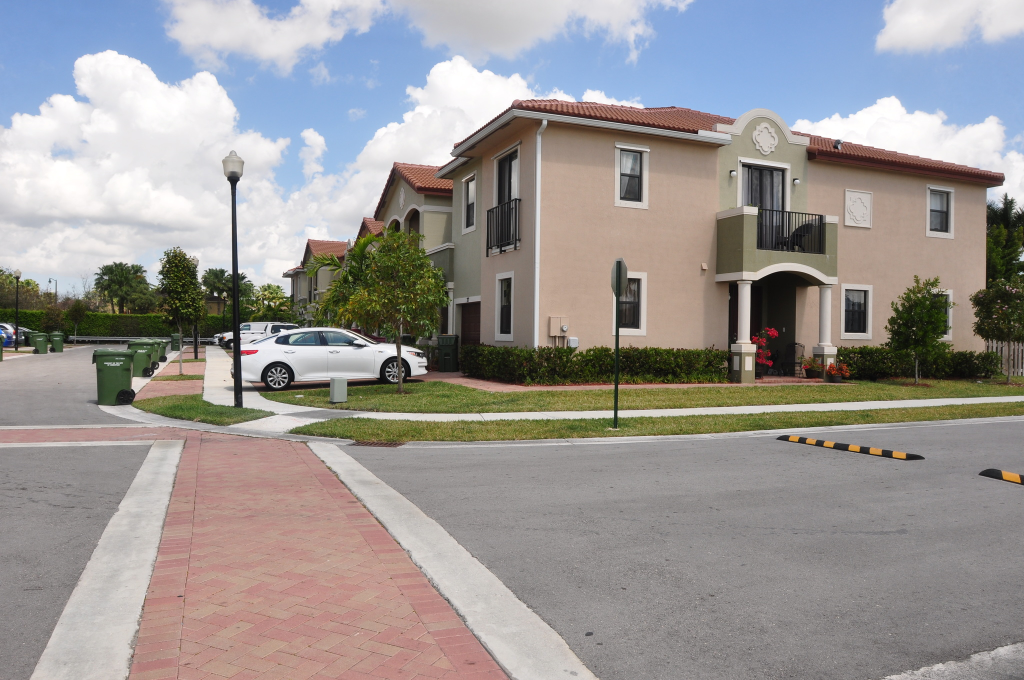
#> input picture HW3/images/Q2/3.jpg, 2048 x 1360 px, found by its file name (shown at 1/2 size)
$ jupyter execute --allow-errors OCR.ipynb   (older library calls are emulated)
#> lines starting #> are read from the running program, lines starting #| are printed output that depends on the picture; after the words box and inside, x2 and y2 are one past the last pixel; in counts of white or black regions, pixels touching at a corner belong together
#> further down, img7 is the input picture: shape (1360, 2048, 3); mean B, G, R 148.2, 149.9, 153.8
[cell 1]
import cv2
import numpy as np
import matplotlib.pyplot as plt
# from skimage.metrics import structural_similarity as ssim

[cell 2]
def reorder(coordinates):
    # Sort the four coordinates of the polygon in clockwise order
    # First, find the lowest point
    lowest_point = np.argmax(coordinates[:, 1])

    if np.count_nonzero(coordinates[:, 1] == coordinates[lowest_point, 1]) == 2:
        # If the bottom line is parallel to the x-axis, then the upper-left corner must be the first point (p0)
        p0_index = np.argmin(np.sum(coordinates, axis=1))
        p1_index = (p0_index + 1) % 4
        p2_index = (p0_index + 2) % 4
        p3_index = (p0_index + 3) % 4
        return coordinates[[p1_index, p0_index, p3_index, p2_index]]
    else:
        # Find the point that sits to the right of the lowest point
        right_of_lowest = (lowest_point - 1) % 4
        left_of_lowest = (lowest_point + 1) % 4
        angle = np.arctan(-(coordinates[lowest_point][1] - coordinates[right_of_lowest][1]) /
                          (coordinates[lowest_point][0] - coordinates[right_of_lowest][0]))

        # assert angle > 0
        if angle <= 0:
            print(angle, coordinates[lowest_point], coordinates[right_of_lowest])

        if angle / np.pi * 180 > 45:
            # This point is p2
            p2_index = lowest_point
            p1_index = (p2_index - 1) % 4
            p0_index = (p2_index - 2) % 4
            p3_index = (p2_index + 1) % 4
            return coordinates[[p1_index, p0_index, p3_index, p2_index]]
        else:
            # This point is p3
            p3_index = lowest_point
            p0_index = (p3_index + 1) % 4
            p1_index = (p3_index + 2) % 4
            p2_index = (p3_index + 3) % 4
            return coordinates[[p1_index, p0_index, p3_index, p2_index]]

[cell 3]
def Reflect101(img,filter_size):
  '''
    Do not use loop (like while and for)
    Do not use libraries
    calculate averaging filter
    input(s):
      img (ndarray): input image
      filter_size (ndarray): filter size
    output(s):
      image (ndarray): computed Reflect101
  '''
#> called with filter_size = 9
  image = np.pad(img, pad_width=((filter_size//2, filter_size//2), (filter_size//2, filter_size//2)), mode='reflect', reflect_type='odd')

  return image

[cell 4]
def Averaging_Blurring(img, filter_size):
  '''
    Do not use libraries
    input(s):
      img (ndarray): input image
      filter_size (ndarray): filter size
    output(s):
      result (ndarray): computed averaging blurring
  '''
  image = Reflect101(img, filter_size)
  result = np.zeros((img.shape))
  avg_filter = np.ones((filter_size , filter_size))/ (filter_size * filter_size)
  for i in range(img.shape[0]):
    for j in range(img.shape[1]):
      result[i,j] = np.convolve(image[i :i + filter_size , j : j + filter_size].flatten(), avg_filter.flatten() , mode='valid')
  # result[:,:] = np.convolve(image[filter_size//2 : - filter_size //2 , filter_size //2 : -filter_size //2] , avg_filter , mode='valid')

  return result

[cell 5]
import math

def calculate_distance(point1, point2):
    x1, y1 = point1
    x2, y2 = point2
    distance = math.sqrt((x2 - x1)**2 + (y2 - y1)**2)
    return distance

[cell 6]
def scan(img , kernel_size ,t_lower , t_higher , output_name):
  rectangle = False
  flag_super_no_rectangle = False
  # converting to grayscale
  gray_im = cv2.cvtColor(img, cv2.COLOR_BGR2GRAY)
  # apply gaussian blur to remove noise
  blurred_im = cv2.GaussianBlur(gray_im, kernel_size, 0)
  blurred_im = Averaging_Blurring(gray_im , kernel_size[0])
  if blurred_im.dtype != np.uint8:
    blurred_im = blurred_im.astype(np.uint8)
  edges_im_blurred = cv2.Canny(blurred_im, t_lower, t_higher)
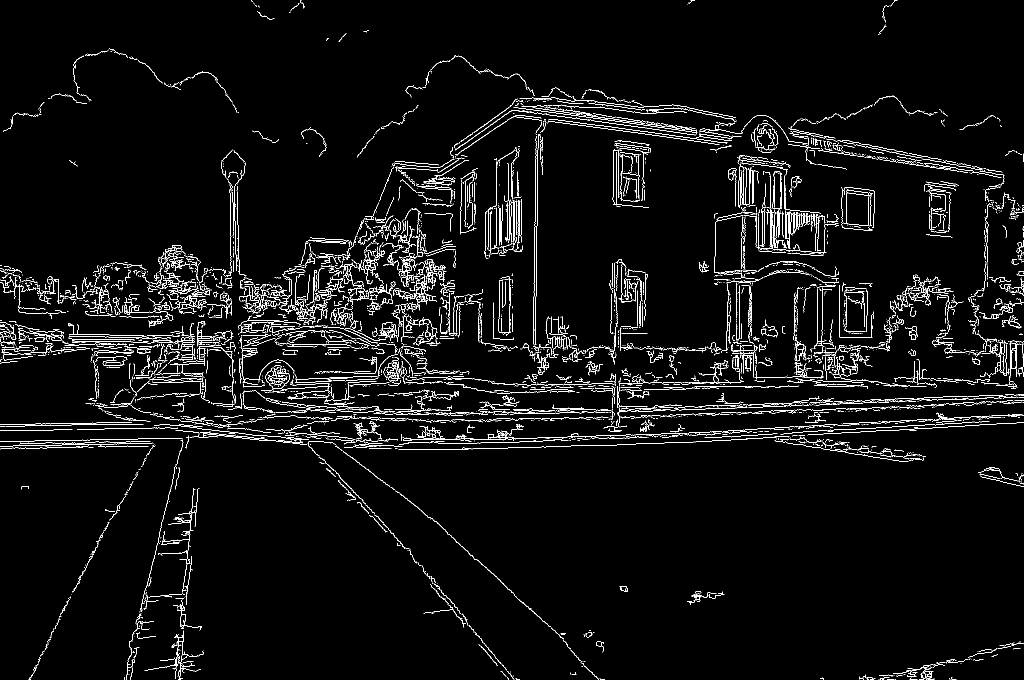
#> edges_im_blurred: shape (1360, 2048) (shown at 1/2 size); 3.8% white in thin lines or dots
  kernel = cv2.getStructuringElement(cv2.MORPH_RECT, (7, 7))
  dilated_im = cv2.dilate(edges_im_blurred, kernel, iterations=2)
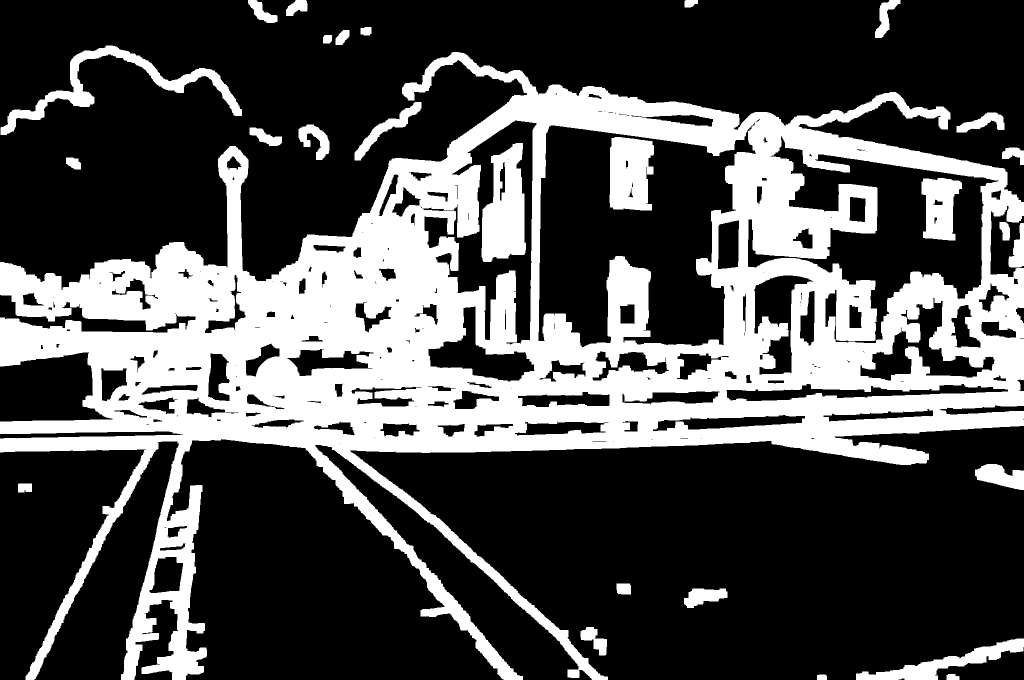
#> dilated_im: shape (1360, 2048) (shown at 1/2 size); 30.7% white; 28 white regions

  contours, hierarchy = cv2.findContours(dilated_im, cv2.RETR_EXTERNAL, cv2.CHAIN_APPROX_SIMPLE)
#> contours = 25 contours; largest, box (x1, y1, x2, y2) and area: (0, 104, 2048, 1360) 1150388, (1, 91, 484, 270) 12298, (1712, 1277, 2048, 1360) 7580, (1950, 928, 2048, 980) 3119, (709, 204, 843, 321) 3056
  card_contour = max(contours, key=cv2.contourArea)
#> card_contour = contour of 5093 points, box (x1, y1, x2, y2) (0, 104, 2048, 1360), area 1150388
  # peri = cv2.arcLength(card_contour, True)
  # card_contour = cv2.approxPolyDP(card_contour, 0.03 * peri, True)
  img_copy = img.copy()
  cv2.drawContours(img_copy, [card_contour], -1, (0, 0, 255), 2)
  hull = cv2.convexHull(card_contour)
#> hull = contour of 16 points, box (x1, y1, x2, y2) (0, 104, 2048, 1360), area 2089630
  epsilon = 0.05 * cv2.arcLength(card_contour, True)
#> epsilon = 905.3
  approx = cv2.approxPolyDP(card_contour, epsilon, True)
#> approx = [[2047, 404], [51, 1359]]
  if len(approx) != 4:
    epsilon = 0.01 * cv2.arcLength(hull, True)
#> epsilon = 56.63
    approx = cv2.approxPolyDP(hull, epsilon, True)
#> approx = [[2047, 404], [2047, 851], [1215, 1359], [51, 1359], [0, 524], [917, 104], [1791, 184]]
    if len(approx) != 4:
      rect = cv2.minAreaRect(card_contour)
#> rect = ((1023.5, 731.5), (1255, 2047), -90)
      box = cv2.boxPoints(rect)
#> box = [[2047, 1359], [-3.84e-14, 1359], [0, 104], [2047, 104]]
      box = reorder(box)
#> in reorder, `lowest_point = np.argmax(coordinates[:, 1])`: lowest_point = 0
#> in reorder, `p0_index = np.argmin(np.sum(coordinates, axis=1))`: p0_index = 2
#> in reorder, `p1_index = (p0_index + 1) % 4`: p1_index = 3
#> in reorder, `p2_index = (p0_index + 2) % 4`: p2_index = 0
#> in reorder, `p3_index = (p0_index + 3) % 4`: p3_index = 1
#> box = [[2047, 104], [0, 104], [-3.84e-14, 1359], [2047, 1359]]
      print("check")
      # flag_super_no_rectangle = True
      # x, y, w, h = cv2.boundingRect(card_contour)
    else:
      box = reorder(approx.reshape(4, 2)).astype(np.float32)
    # rect = cv2.minAreaRect(hull)
    # box = cv2.boxPoints(rect)
    # box = reorder(box)
    print("not a rectangle")
    # box = np.int0(box)
  else:
    rectangle = True
    box = reorder(approx.reshape(4, 2)).astype(np.float32)
    # [7 lines of commented-out code are left out]

  if flag_super_no_rectangle == True :
    # converting old vertices to new vertices
    pts1 = np.array([[0, 0], [w, 0], [w, h], [0, h]], dtype=np.float32)
  else:
    pts1 = np.float32(box)
#> pts1 has the same summary as box
  print(pts1)
#| [[ 2.0470000e+03  1.0400000e+02]
#|  [ 0.0000000e+00  1.0400000e+02]
#|  [-3.8423295e-14  1.3590000e+03]
#|  [ 2.0470000e+03  1.3590000e+03]]
  # Reshape the points to a 3D array
  points = pts1.reshape((-1, 1, 2))
#> points has the same summary as box
  points = np.int0(points)
#> points = [[2047, 104], [0, 104], [0, 1359], [2047, 1359]]
  # # Draw the rectangle on the image
  cv2.polylines(img_copy, [points], isClosed=True, color=(0, 255, 0), thickness=2)
  plt.imshow(img_copy , cmap = 'gray')
  if flag_super_no_rectangle == False and calculate_distance(box[0], box[1]) < calculate_distance(box[0], box[3])  :
#> in calculate_distance, `x1, y1 = point1`: x1 = 2047; y1 = 104
#> in calculate_distance, `x2, y2 = point2`: x2 = 0; y2 = 104
#> in calculate_distance, `distance = math.sqrt((x2 - x1)**2 + (y2 - y1)**2)`: distance = 2047
    print("yes")
    pts2 = np.float32([[860, 0], [860 , 540], [0, 540] , [0, 0]])
  else :
    pts2 = np.float32([[0, 0], [860 , 0], [860, 540] , [0, 540]])
#> pts2 = [[0, 0], [860, 0], [860, 540], [0, 540]]


  if rectangle == False and flag_super_no_rectangle == False:
      if calculate_distance(box[0], box[1]) < calculate_distance(box[0], box[3]) :
        print("yes")
        pts2 = np.float32([[0, 0], [0 , 540], [860, 540] , [860, 0]])
      else :
        pts2 = np.float32([[860, 0], [0 , 0], [0, 540] , [860, 540]])
#> pts2 = [[860, 0], [0, 0], [0, 540], [860, 540]]
  if flag_super_no_rectangle == True :
    pts2 = np.float32([[0, 0], [860 , 0], [860, 540] , [0, 540]])
  M = cv2.getPerspectiveTransform(pts1, pts2)
#> M = [[0.42, 1.29e-17, -1.34e-15], [-3.47e-18, 0.43, -44.75], [-1.93e-20, 1.5e-20, 1]]
  img_copy = img.copy()
  dst = cv2.warpPerspective(img_copy, M, (860, 540))
  # [4 lines of commented-out code are left out]
  plt.imshow(dst , cmap = 'gray')
  cv2.imwrite("output.jpg", dst)


  # [21 lines of commented-out code are left out]

[cell 7]
# img7 = cv2.imread('2.jpg')
img7 = cv2.imread('3.jpg')


scan(img7 , (9,9) , 0 , 50 , 'output.jpg')

[cell 8]
image = cv2.imread("output.jpg", 0)
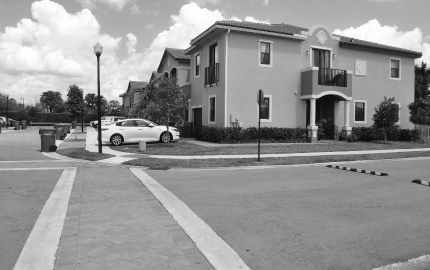
#> image: shape (540, 860) (shown at 1/2 size); min 5, max 255, mean 147.9
_, thresholded_image_next = cv2.threshold(image, 0, 255, cv2.THRESH_BINARY + cv2.THRESH_OTSU)
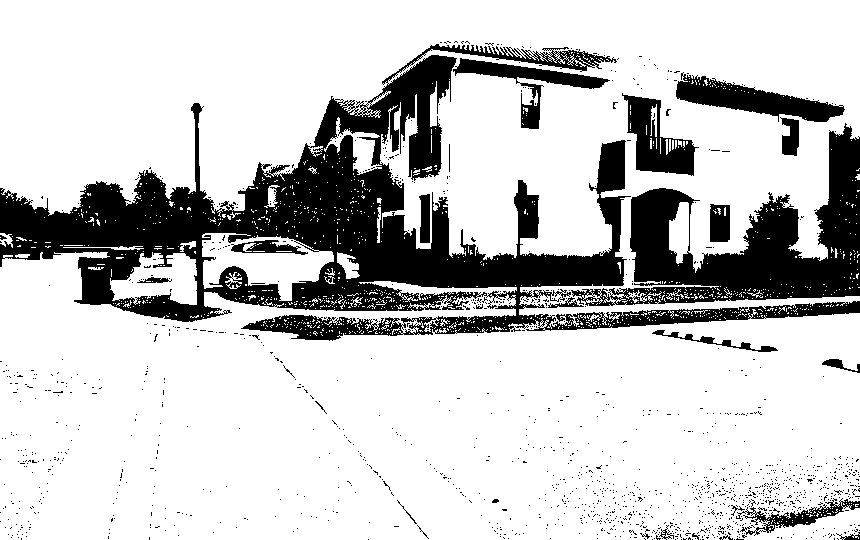
#> thresholded_image_next: shape (540, 860); 78.4% white; 1366 black regions (1341 under 20 px), largest, box (x1, y1, x2, y2) and area: (0, 44, 860, 341) 64970, (571, 123, 860, 306) 19242, (676, 72, 845, 122) 3545
# thresholded_image_next = cv2.adaptiveThreshold(image, 255, cv2.ADAPTIVE_THRESH_MEAN_C, cv2.THRESH_BINARY, 9, 12)
plt.imshow(thresholded_image_next , cmap='gray')

[cell 9]
sobelx = cv2.Sobel(thresholded_image_next, cv2.CV_64F, 1, 0, ksize=3)
sobely = cv2.Sobel(thresholded_image_next, cv2.CV_64F, 0, 1, ksize=3)
magnitude = np.sqrt(sobelx**2 + sobely**2)
angle = np.arctan2(sobely, sobelx)
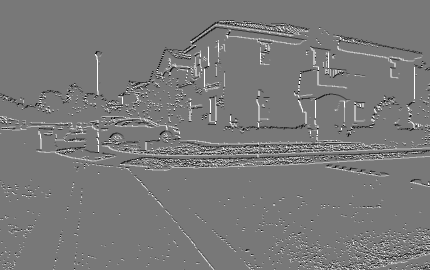
#> angle: shape (540, 860) float64 (shown at 1/2 size); min -2.82, max 3.14, mean 0.0323; drawn with min black and max white
plt.imshow(magnitude)

[cell 10]
threshold_value = 100
edges = np.zeros_like(magnitude)
edges[magnitude > threshold_value] = 255
plt.imshow(magnitude)

[cell 11]
# Define the structuring element
structuring_element = cv2.getStructuringElement(cv2.MORPH_RECT, (1, 5))

# Apply the open operator
result_after_fo = cv2.morphologyEx(magnitude, cv2.MORPH_OPEN, structuring_element)
plt.imshow(result_after_fo)

[cell 12]
# Define the structuring element
structuring_element = cv2.getStructuringElement(cv2.MORPH_RECT, (71, 1))

# Apply the close operator
result_after_c = cv2.morphologyEx(result_after_fo, cv2.MORPH_CLOSE, structuring_element)
plt.imshow(result_after_c)

[cell 13]
# Define the structuring element
structuring_element = cv2.getStructuringElement(cv2.MORPH_RECT, (11, 1))

# Apply the open operator
result_after_sc = cv2.morphologyEx(result_after_c, cv2.MORPH_OPEN, structuring_element)
plt.imshow(result_after_sc)

[cell 14]
# Find connected components and their statistics
list_of_indexes = []

# Convert the result to uint8 if necessary
if result_after_sc.dtype != np.uint8:
    result_after_sc = result_after_sc.astype(np.uint8)

# Perform connected component analysis
num_labels, labels, stats, centroids = cv2.connectedComponentsWithStats(result_after_sc)
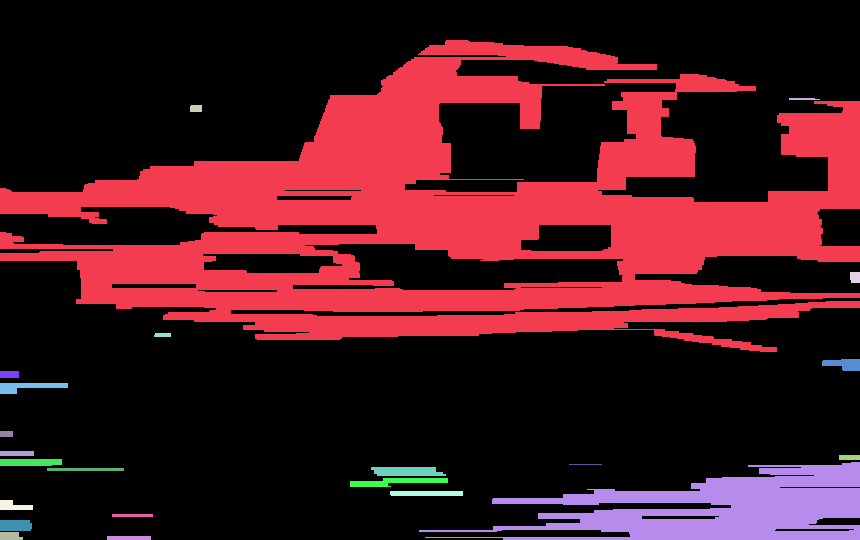
#> labels: shape (540, 860) int32; 24 distinct labels, from 0 to 23; one colour per label, 0 black
#> num_labels = 24; stats = 24 rows, first 6: [0, 0, 860, 540, 325325], [0, 40, 860, 312, 117290], [789, 98, 31, 2, 57], [190, 105, 12, 7, 83], [850, 272, 10, 11, 107], [154, 333, 17, 4, 66]; centroids = 24 rows, first 8: [405.7, 273.8], [460.6, 215.6], [802.9, 98.54], [195.6, 108], [854.6, 276.9], [162.2, 334.5], [843.8, 363.8], [9, 374]

# Define the minimum area threshold
area_threshold = 1000

# Iterate through connected components
for label in range(1, num_labels):  # Exclude background component (label 0)
    area = stats[label, cv2.CC_STAT_AREA]

    if area > area_threshold:
        # Extract bounding box coordinates
        x, y, width, height = stats[label, cv2.CC_STAT_LEFT], stats[label, cv2.CC_STAT_TOP], \
                              stats[label, cv2.CC_STAT_WIDTH], stats[label, cv2.CC_STAT_HEIGHT]
        list_of_indexes.append((x, y, width, height))
#> this loop made 23 passes
#> (area, x, y, width, height) on passes 1, 13: (117290, 0, 40, 860, 312), (16979, 419, 462, 441, 78)
#> after the loop, list_of_indexes = [(0, 40, 860, 312), (419, 462, 441, 78)]
        # Draw bounding rectangle on original image (for visualization)
        # if width > 200 and height > 15 and width > height * 9 :
        #     cv2.rectangle(image, (x, y), (x + width, y + height), (0, 127, 0), 2)
        #     print("draw")

# Display the image with bounding boxes
plt.imshow(image, cmap='gray')

[cell 15]
print(list_of_indexes)
#| [(0, 40, 860, 312), (419, 462, 441, 78)]

[cell 16]
def crop_and_replace_boxes(image, boxes):
    # Iterate over the list of boxes
    for box in boxes:
        x, y, width, height = box

        # Crop the box region from the original image
        cropped_box = image[y:y+height, x:x+width]

        # Apply Otsu's thresholding to the cropped box
        _, thresholded_box = cv2.threshold(cropped_box, 0, 255, cv2.THRESH_BINARY + cv2.THRESH_OTSU)
        # Alternatively, you can use adaptive thresholding:
        # thresholded_box = cv2.adaptiveThreshold(cropped_box, 255, cv2.ADAPTIVE_THRESH_MEAN_C, cv2.THRESH_BINARY, 5, 2)

        # Replace the pixels in the original image with the thresholded box pixels
        image[y:y+height, x:x+width] = thresholded_box

    return image

[cell 17]
img_copy = thresholded_image_next.copy()
img_copy = cv2.resize(img_copy, (1500, 1000))
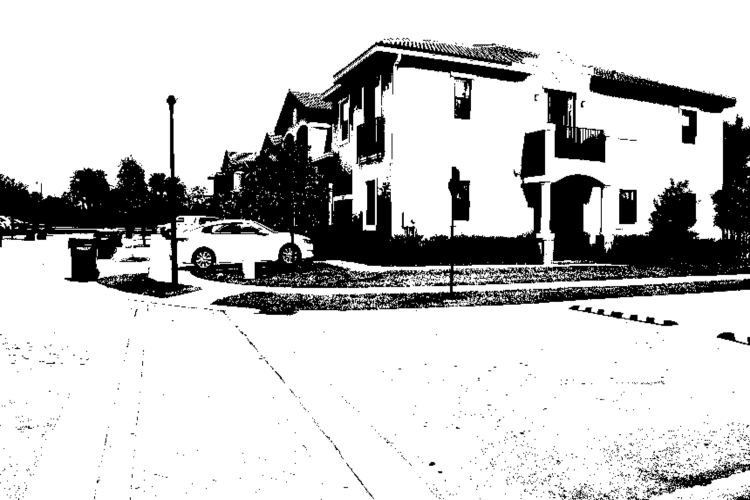
#> img_copy: shape (1000, 1500) (shown at 1/2 size); min 0, max 255, mean 199.9
modified_image = crop_and_replace_boxes(img_copy, list_of_indexes)
#> the loop in crop_and_replace_boxes, `for box in boxes:` made 2 passes
#> pass 1, in crop_and_replace_boxes, `_, thresholded_box = cv2.threshold(cropped_box, 0, 255, cv2.THRESH_BIN..`:
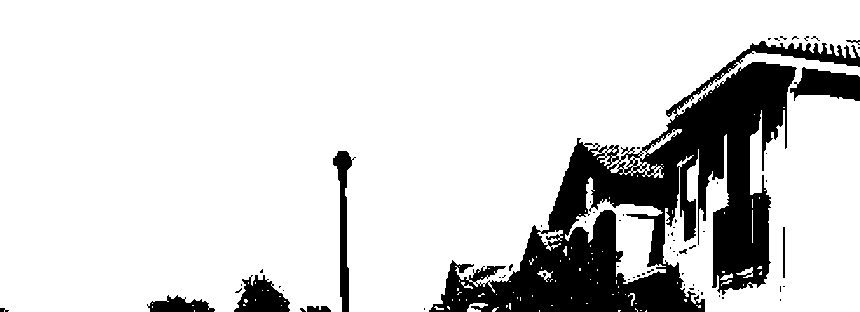
#> thresholded_box: shape (312, 860); 83.9% white; 64 black regions (54 under 20 px), largest, box (x1, y1, x2, y2) and area: (429, 41, 860, 312) 37696, (790, 67, 860, 101) 1572, (333, 151, 356, 312) 1346
#> pass 2, in crop_and_replace_boxes, `_, thresholded_box = cv2.threshold(cropped_box, 0, 255, cv2.THRESH_BIN..`:
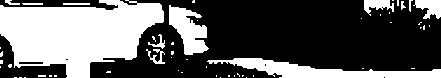
#> thresholded_box: shape (78, 441); 37.2% white; 54 white regions (42 under 20 px), largest, box (x1, y1, x2, y2) and area: (0, 0, 164, 78) 8473, (207, 58, 441, 78) 2019, (169, 5, 209, 55) 1130

[cell 18]
# # Define the structuring element
structuring_element = cv2.getStructuringElement(cv2.MORPH_RECT, (5, 5))

# # Apply the open operator
# # modified_image = cv2.morphologyEx(modified_image, cv2.MORPH_DILATE, structuring_element)

[cell 19]
plt.imshow(modified_image  , cmap = 'gray')
# save the image
cv2.imwrite("modified_image.jpg", modified_image)
#> Out = True

[cell 20]
# [35 lines left out: function make_templates, not called in this run]

[cell 21]
# [162 lines left out: functions extract_segments, fa_extract_segments, not called in this run]

[cell 22]
# [118 lines left out: functions template_matching, template_matching, generate_templates, not called in this run]


# Check if card is a bank card or national card
def is_national_card(image):
    # print("allah shape:", image.shape)
    allah = image[700:1000 , 0:300]
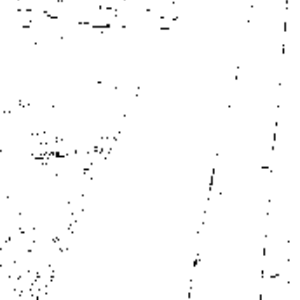
#> allah: shape (300, 300); min 0, max 255, mean 252.5
    allah_template = cv2.imread('sun.png', 0)
    # print("allah_template shape:", allah_template.shape)
    # Template matching
    # Resize allah_template to match the size of allah
    # allah_template = cv2.resize(allah_template, (allah.shape[1], allah.shape[0]))

    res = cv2.matchTemplate(allah, allah_template, cv2.TM_CCOEFF_NORMED)
    threshold = 0.3
    # Show hit map
    loc = np.where(res >= threshold)
    # Print max score
    # print(np.max(res))
    if len(loc[0]) > 0:
        return True
    else:
        return False


image = modified_image

#> (the rest of this cell did not finish here and is left out)
